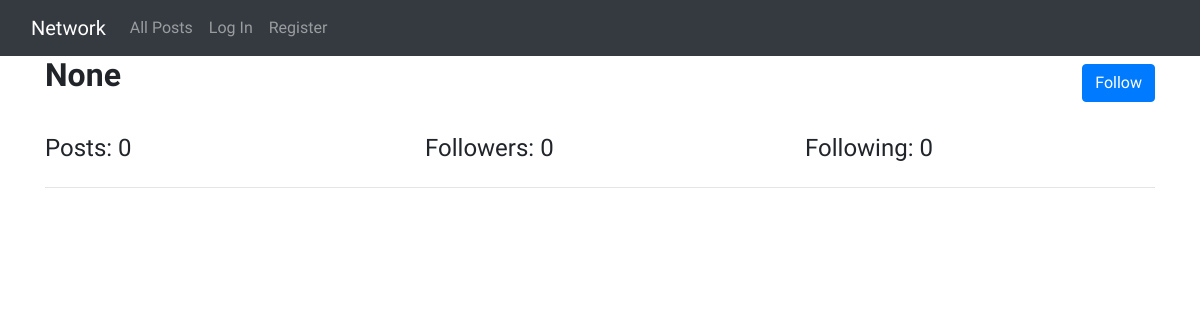
The page /profile/anaa on the database as committed earlier.
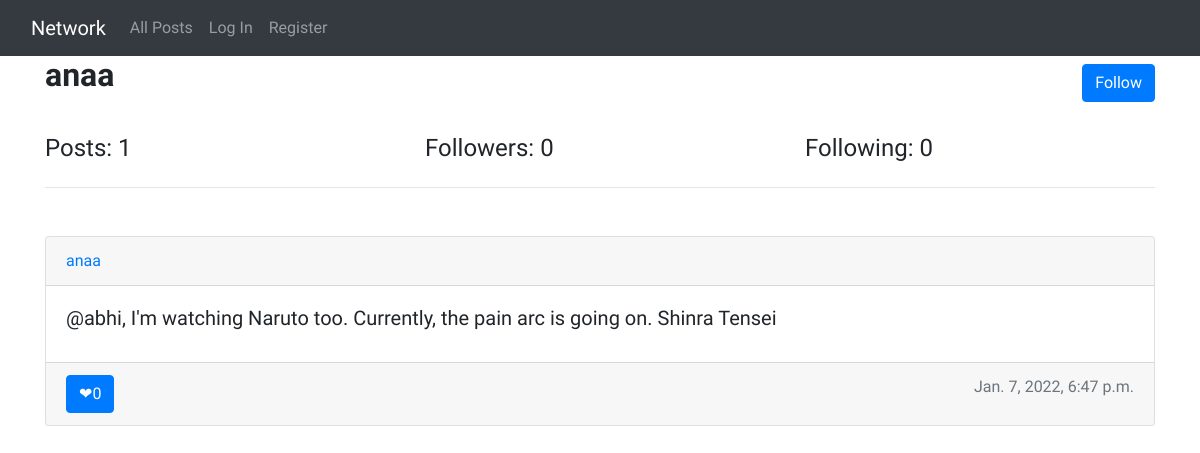
The same page on the database as committed later.
### network/models.py (models this page shows, shortened)
class User(AbstractUser):
    pass

class Post(models.Model):
    user = models.ForeignKey('User', on_delete = models.CASCADE, related_name = "author")
    content = models.CharField(max_length = 255)
    date = models.DateTimeField(default = timezone.now)
    likes = models.IntegerField(default = 0)

### network/views.py (the view)
# urls.py: path("profile/<str:user>", views.profile, name="profile"),
def profile(request, user):
    user = User.objects.filter(username = user).first()
    followers = len(Follow.objects.filter(following = user))
    following = len(Follow.objects.filter(follower = user))
    posts = Post.objects.filter(user = user).order_by('-date')
    return render(request, 'network/profile.html', {
        "username": user,
        "followers": followers,
        "following": following,
        "posts": posts
    })

### network/templates/network/profile.html
{% extends "network/layout.html" %}
{% block body %}
    <div class="container">
        <div class="row">
            <div class="col">
                <h2><strong>{{ username }}</strong></h2>
            </div>
            <div class="col-6"></div>
            <div class="col">
                {% if request.user != username %}
                    <button class="btn btn-primary my-2" style="display: flex; float: right;">Follow</button>
                {% endif %}
            </div>
        </div>
    </div>
    <br>
    <div class="container">
        <div class="row">
            <div class="col">
                <h4> Posts: {{ posts|length }} </h4>
            </div>
            <div class="col">
                <h4>Followers: {{followers}}</h4>
            </div>
            <div class="col">
                <h4>Following: {{following}}</h4>
            </div>
        </div>
        <hr>
    </div>
    <div class="container my-5">
        {% for post in posts %}
            <div class="card ">
                <div class="card-header">
                    <a href="{% url 'profile' post.user %}">{{post.user.username}}</a>
                </div>
                <div class="card-body">
                    <h5 class="card-title">{{ post.content }}</h5>
                </div>
                <div class="card-footer text-muted" >
                    <a href="#" class="btn btn-primary" style="float: left;"><span >&#x2764;</span>{{post.likes}}</a>
                    <span style="float: right;">{{ post.date }}</span>
                </div>
            </div>
            <br><br>
       {% endfor %}
    </div>
{% endblock %}

Rows that differ between the two databases and show on the page:
added User: username "anaa"
added Post: user.username "anaa", content "@abhi, I'm watching Naruto too. Currently, the pain arc is going on. Shinra Tensei", likes "0", date "Jan. 7, 2022, 6:47 p.m."
Other text that changed with them:
{{ posts|length }}: "0" → "1"
{{ username }}: "None" → (not shown)
